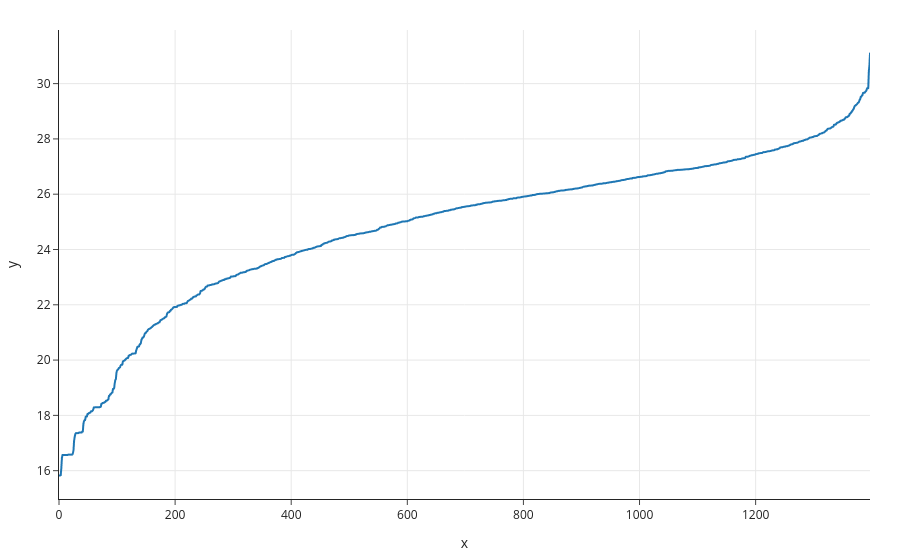

Source (notebook cell):
### Code cell
px.line(x=sorted.index, y=sorted['serious'])

### Figure 1 — Plotly figure (JSON) as saved in the notebook; plotly's stock layout.template omitted (floating-point values rounded to 4 significant figures; data arrays with more than 128 entries replaced by an {"elided": "..."} marker saying what was removed)
{"data": [{"hovertemplate": "x=%{x}<br>y=%{y}<extra></extra>", "legendgroup": "", "line": {"color": "#1F77B4", "dash": "solid"}, "marker": {"symbol": "circle"}, "mode": "lines", "name": "", "showlegend": false, "type": "scattergl", "x": {"elided": "1398 int values"}, "xaxis": "x", "y": {"elided": "1398 float values"}, "yaxis": "y"}], "layout": {"legend": {"tracegroupgap": 0}, "xaxis": {"anchor": "y", "domain": [0, 1], "title": {"text": "x"}}, "yaxis": {"anchor": "x", "domain": [0, 1], "title": {"text": "y"}}}}
